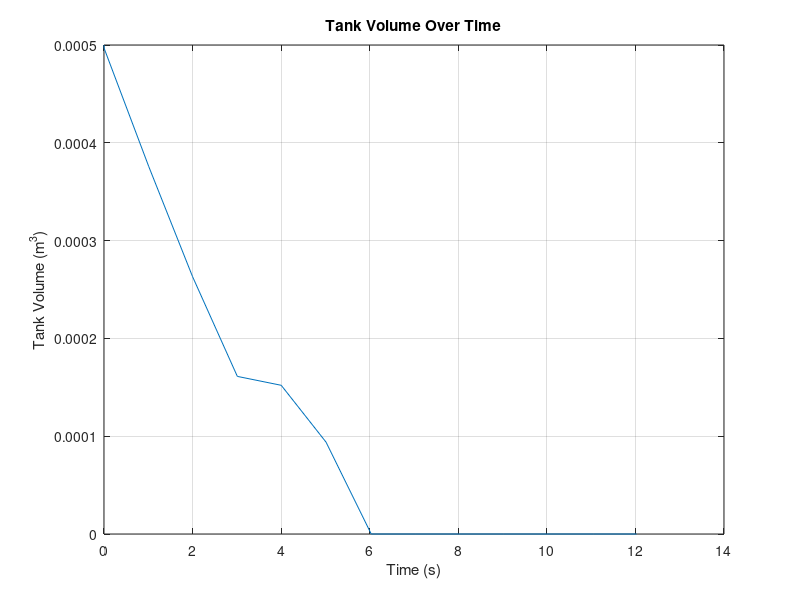
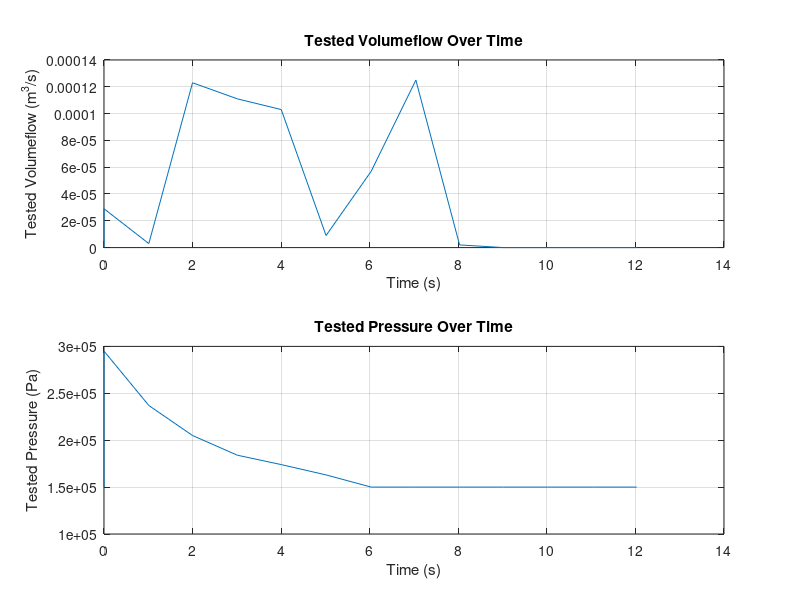
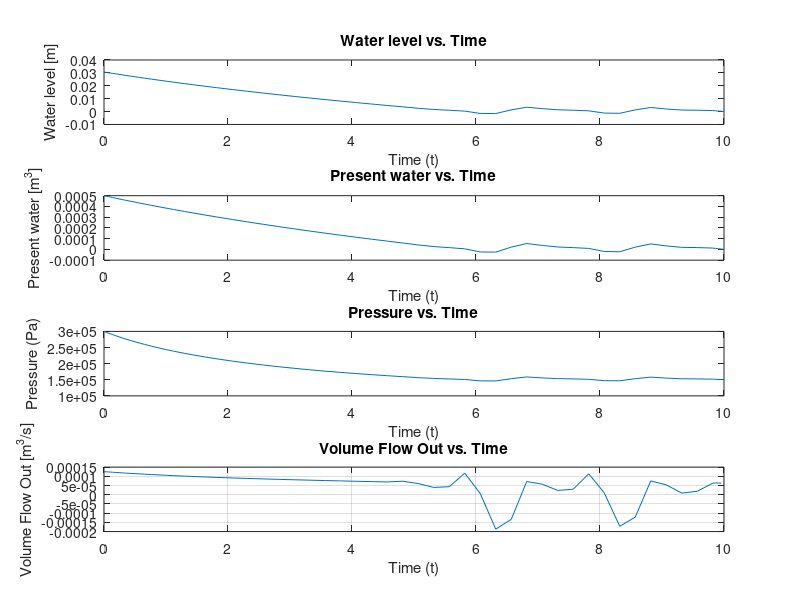
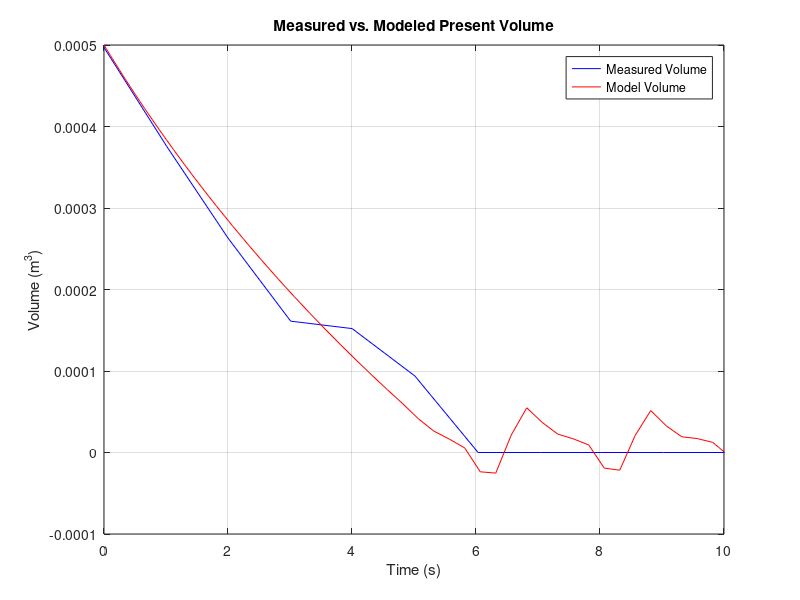

These charts were generated, in order, by the following MATLAB code:
clear
pressurepumped = 3; %Amount of bar the tank was pressurized to
V_0 = 5*10^-4; %[m^3], volume filled
p_0 = 1.5*10^5; %[Pa], starting pressure in tank filled with air


data = {
    '14:34:06.518 -> 	0L Pressure (Bar)2.95Flow rate: 0L/min	Output Liquid Quantity: 0mL'
'14:34:07.522 -> 	0L Pressure (Bar)3.00Flow rate: 0L/min	Output Liquid Quantity: 0mL'
'14:34:08.548 -> 	0L Pressure (Bar)3.00Flow rate: 0L/min	Output Liquid Quantity: 0mL'
'14:34:09.525 -> 	0L Pressure (Bar)3.00Flow rate: 0L/min	Output Liquid Quantity: 0mL'
'14:34:10.520 -> 	0L Pressure (Bar)3.00Flow rate: 0L/min	Output Liquid Quantity: 1mL'
'14:34:11.528 -> 	0L Pressure (Bar)2.95Flow rate: 1L/min	Output Liquid Quantity: 29mL'
'14:34:12.540 -> 	0L Pressure (Bar)2.37Flow rate: 0L/min	Output Liquid Quantity: 32mL'
'14:34:13.527 -> 	0L Pressure (Bar)2.05Flow rate: 7L/min	Output Liquid Quantity: 155mL'
'14:34:14.539 -> 	0L Pressure (Bar)1.84Flow rate: 6L/min	Output Liquid Quantity: 266mL'
'14:34:15.530 -> 	0L Pressure (Bar)1.74Flow rate: 6L/min	Output Liquid Quantity: 369mL'
'14:34:16.542 -> 	0L Pressure (Bar)1.63Flow rate: 0L/min	Output Liquid Quantity: 378mL'
'14:34:17.562 -> 	0L Pressure (Bar)1.32Flow rate: 3L/min	Output Liquid Quantity: 435mL'
'14:34:18.570 -> 	0L Pressure (Bar)1.05Flow rate: 7L/min	Output Liquid Quantity: 560mL'
'14:34:19.557 -> 	0L Pressure (Bar)1.00Flow rate: 0L/min	Output Liquid Quantity: 562mL'
'14:34:20.552 -> 	0L Pressure (Bar)1.00Flow rate: 0L/min	Output Liquid Quantity: 562mL'
'14:34:21.539 -> 	0L Pressure (Bar)1.00Flow rate: 0L/min	Output Liquid Quantity: 562mL'
'14:34:22.578 -> 	0L Pressure (Bar)1.00Flow rate: 0L/min	Output Liquid Quantity: 562mL'
'14:34:23.555 -> 	0L Pressure (Bar)1.00Flow rate: 0L/min	Output Liquid Quantity: 562mL'
};

% Initialize empty column vectors
testtime_vector = zeros(numel(data), 1);
testpressure_vector = zeros(numel(data), 1);
testcumvolume_vector = zeros(numel(data), 1);

% Initialize a flag to check if the time should start counting
start_counting = false;

% Extract the initial time as a datenum
initial_time = datenum(data{1}(1:12), 'HH:MM:SS.FFF');

% Split and extract data
for i = 1:numel(data)
    parts = strsplit(data{i}, ' -> ');
    time_str = parts{1};
    data_str = parts{2};

    % Extract pressure and output liquid quantity using regular expressions
    pressure_match = regexp(data_str, 'Pressure \(Bar\)([0-9.]+)', 'tokens');
    quantity_match = regexp(data_str, 'Output Liquid Quantity: ([0-9]+)mL', 'tokens');
    
    current_time = datenum(time_str, 'HH:MM:SS.FFF');
    
    % Calculate the time difference from the initial time
    if ~start_counting
        if i > 5
            start_counting = true;  % Start counting when volumeflow is larger than 0
            initial_time = current_time;  % Update initial time
        else
            continue;  % Skip data points with volumeflow <= 0
        end
    end
    
    testtime_vector(i) = (current_time - initial_time) * 86400;  % Convert to seconds to start at 0
    
    if ~isempty(pressure_match)
        testpressure_vector(i) = str2double(pressure_match{1}{1});
    else
        testpressure_vector(i) = 0.0;  % Handle missing data
    end
    
    if ~isempty(quantity_match)
        testcumvolume_vector(i) = str2double(quantity_match{1}{1});
    else
        testcumvolume_vector(i) = 0;  % Handle missing data
    end
end

testcumvolume_m3 = testcumvolume_vector * 10^-6;   % Calculates cumulative outflown volume in m^3 instead of ml
testpressure_pascal = (1) * testpressure_vector * 10^5; % Calculates pressure in Pascal
testpressure_pascal(testpressure_pascal < p_0) = p_0;

testvolumeflow_m3 = diff(testcumvolume_m3); % Calculate the difference to get incremental volume
testvolumeflow_m3 = [0; testvolumeflow_m3]; % Add a zero at the beginning to match the size



% Initialize an array to store the tank volume over time
tank_volume_m3 = zeros(size(testtime_vector));

% Initialize the tank volume with the initial volume
tank_volume_m3(1) = V_0;


% Integrate the negative of the volumeflow to find the tank volume over time
for i = 2:numel(testtime_vector)
    delta_t = testtime_vector(i) - testtime_vector(i - 1);
    tank_volume_m3(i) = tank_volume_m3(i - 1) - testvolumeflow_m3(i) * delta_t;
end

tank_volume_m3(tank_volume_m3 < 0) = 0;
tank_volume_m3 = tank_volume_m3(2:end);
tank_volume_m3 = [tank_volume_m3; 0];


% Create a new figure to plot the tank volume over time
figure;
plot(testtime_vector, tank_volume_m3);
xlabel('Time (s)');
ylabel('Tank Volume (m^3)');
title('Tank Volume Over Time');
grid on;




% Create a new figure for testvolumeflow_m3
figure;

% Create a subplot with 2 rows and 1 column, select the first subplot
subplot(2, 1, 1);
plot(testtime_vector, testvolumeflow_m3);
xlabel('Time (s)');
ylabel('Tested Volumeflow (m^3/s)');
title('Tested Volumeflow Over Time');
grid on;

% Create a subplot with 2 rows and 1 column, select the second subplot
subplot(2, 1, 2);
plot(testtime_vector, testpressure_pascal);
xlabel('Time (s)');
ylabel('Tested Pressure (Pa)');
title('Tested Pressure Over Time');
grid on;






% Define the parameters
A_1 = 1.63*10^-2; %[m^2], cross-sectional area of the tank
A_2 = 1/8*5.03*10^-5; %[m^2], cross-sectional area of the outflow pipe
V_tank = 1*10^-3; %[m^3], total volume of the tank
%p_0 = 1.5*10^5; %[Pa], starting pressure in tank filled with air
p_2 = 1*10^5; %[Pa], pressure at the outflow pipe

%pressurepumped*(1-(V_0/V_tank))

g = 9.81; %[m/s^2], gravitational constant on earth
rho_water = 1000; %[kg/m^3], density of water

% Define the ODE function
ode_func = @(t, y) -sqrt( 1/((A_1^2/A_2^2)-1)) * sqrt((2 * p_0 / (rho_water * (1 - A_1 * y / V_tank))) + (2 * g * y) - (2 * p_2 / rho_water));


% Define the time span
tspan = [0, 10]; % Adjust the time span as needed

% Initial conditions of water level
y0 = V_0/A_1; % h_1(0)

% Define options to enforce non-negativity
options = odeset('NonNegative', 1); % Enforce non-negativity for y(1)

% Solve the ODE with the NonNegative option
[t, h_1] = ode45(ode_func, tspan, y0, options);

% Define a function for V & p
V_function = @(h_1) A_1 * h_1; % Calculates water volume
p_function = @(h_1) p_0 ./ (1 - (V_function(h_1) ./ V_tank)); % Calculates air pressure in the vessel

% Calculate p_function values
V_function_values = V_function(h_1);
p_function_values = p_function(h_1);

% Initialize arrays to store results
indexlength = length(t);
Volumeflow = zeros(indexlength - 1, 1);
deltaV_array = zeros(indexlength - 1, 1);
t_derivative = zeros(indexlength - 1, 1);

% Loop through the time points
for i = 2:indexlength
    dt = t(i) - t(i-1);
    deltaV = V_function_values(i) - V_function_values(i-1);
    
    % Calculate the derivative and store the results
    Volumeflow(i-1) = -(deltaV / dt);
    deltaV_array(i-1) = deltaV;
    t_derivative(i-1) = t(i-1); % Store the corresponding time point
end


% Plot the results
figure;

% Plot h_1
subplot(4, 1, 1);
plot(t, h_1);
xlabel('Time (t)');
ylabel('Water level [m]');
title('Water level vs. Time');

% Plot V_function_values
subplot(4, 1, 2);
plot(t, V_function_values);
xlabel('Time (t)');
ylabel('Present water [m^3]');
title('Present water vs. Time');

% Plot p_function_values
subplot(4, 1, 3);
plot(t, p_function_values);
xlabel('Time (t)');
ylabel('Pressure (Pa)');
title('Pressure vs. Time');

% Plot Volumeflow_out 
subplot(4, 1, 4);
plot(t_derivative, Volumeflow);
xlabel('Time (t)');
ylabel('Volume Flow Out [m^3/s]');
title('Volume Flow Out vs. Time');

% Adjust plot appearance
grid on;





% Create a new figure for the superimposed plot
figure;

% Plot the measured volumeflow_m3
plot(testtime_vector, tank_volume_m3, 'b', 'DisplayName', 'Measured Volume');
hold on;

% Plot the modeled volumeflow using h_1 and t_derivative
plot(t, V_function_values, 'r', 'DisplayName', 'Model Volume');
hold off;

xlim([0, 10]);

xlabel('Time (s)');
ylabel('Volume (m^3)');
title('Measured vs. Modeled Present Volume');
legend;
grid on;





% Create a new figure for the superimposed plot
figure;

% Plot the measured pressure
plot(testtime_vector, testpressure_pascal, 'b', 'DisplayName', 'Measured Pressure');
hold on;

% Plot the modeled pressure
plot(t, p_function_values, 'r', 'DisplayName', 'Model Pressure');
hold off;

xlim([0, 10]);

xlabel('Time (s)');
ylabel('Pressure (Pascal)');
title('Measured vs. Modeled Pressure');
legend;
grid on;

